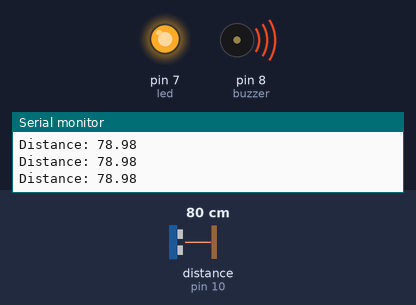
A sketch run on a simulated Arduino Uno, built with avr-gcc and run on an emulated ATmega328P. On the bench: output pins drawn as LEDs (lit = HIGH), buzzer (waves = sounding, pin HIGH), the last lines printed to the serial monitor. Wiring (inferred from the names in the program): ultrasonic range finder: trigger pin 9; echo pin 10. The test bench sets the inputs (shaded band); at power-on: distance to the obstacle (sensor on pin 10) 80 cm. The echo pulse lasts 58.3 µs per cm; pins used as bus, display or sensor lines are not drawn.

Above: at 1.2 s.
1.3 s: distance to the obstacle (sensor on pin 10) set to 97 cm
2.8 s: distance to the obstacle (sensor on pin 10) set to 106 cm
At 4.0 s:
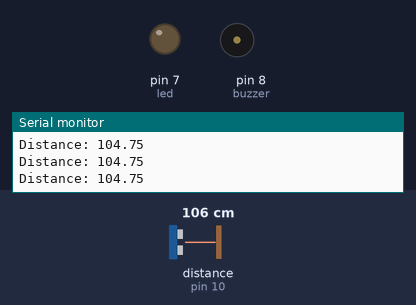
4.3 s: distance to the obstacle (sensor on pin 10) set to 2 cm
At 5.5 s:
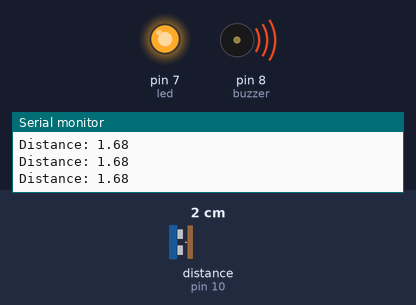
5.8 s: distance to the obstacle (sensor on pin 10) set to 120 cm
At 6.2 s:
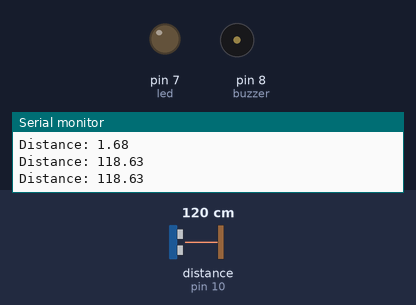
Timing chart, 0 to 8.4 s (numbered marks = the images above; inputs shaded):
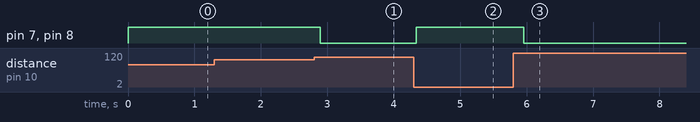

Measured:
- the behaviour switches between 101 and 102 cm on distance to the obstacle (sensor on pin 10) (found by bisection; images 0 and 1)
- after the input at 2.8 s, pin 7 (led), pin 8 (buzzer): HIGH → LOW after 0.09 s
- after the input at 4.3 s, pin 7 (led), pin 8 (buzzer): LOW → HIGH at once
- after the input at 5.8 s, pin 7 (led), pin 8 (buzzer): HIGH → LOW after 0.15 s

The sketch:

social_distancing_id_card.ino
```cpp
// Social Distancing ID Card Project

const int trigPin = 9;
const int echoPin = 10;
const int buzzer = 8;
const int led = 7;

long duration;
float distance;

void setup()
{
  pinMode(trigPin, OUTPUT);
  pinMode(echoPin, INPUT);
  pinMode(buzzer, OUTPUT);
  pinMode(led, OUTPUT);
  Serial.begin(9600);
}

void loop()
{
  digitalWrite(trigPin, LOW);
  delayMicroseconds(2);

  digitalWrite(trigPin, HIGH);
  delayMicroseconds(10);
  digitalWrite(trigPin, LOW);

  duration = pulseIn(echoPin, HIGH);

  distance = duration * 0.034 / 2;

  Serial.print("Distance: ");
  Serial.println(distance);

  if (distance < 100)
  {
    digitalWrite(buzzer, HIGH);
    digitalWrite(led, HIGH);
  }
  else
  {
    digitalWrite(buzzer, LOW);
    digitalWrite(led, LOW);
  }

  delay(200);
}
```
